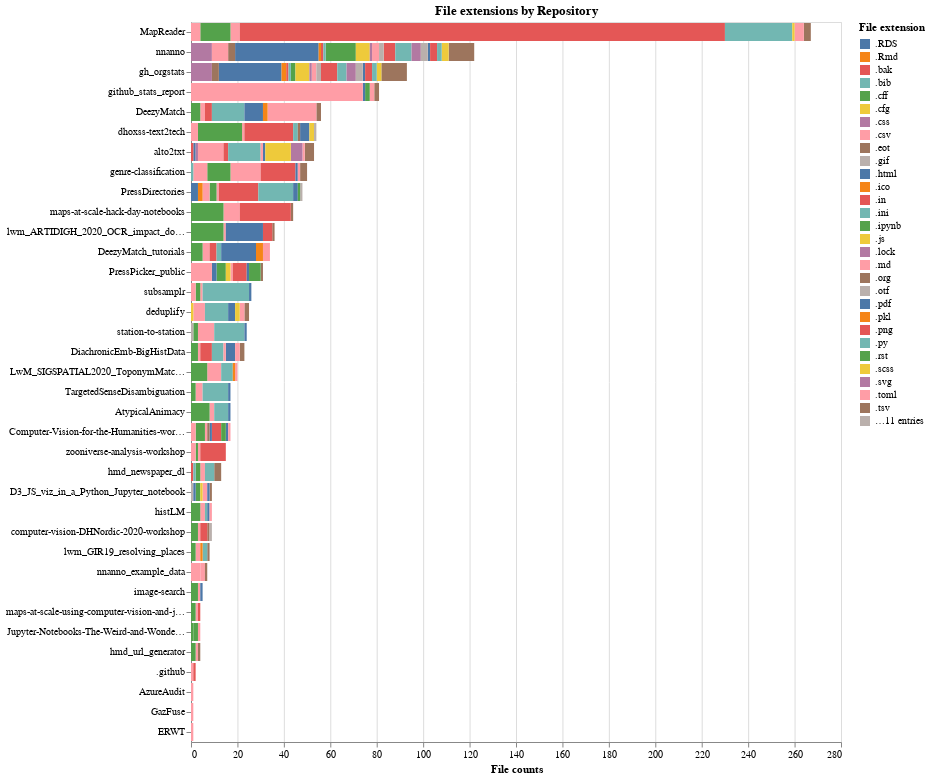

Notebook cell for this chart:
### Markdown cell above
### File extensions by repository

This chart shows the number and type of files for each public Living with Machines repository **note** that this only considers files on the default branch of the repository. We also don't include `.jpg` files or `.json` files since these are often used as for storing data.

### Code cell
df = pd.DataFrame.from_dict(lwm_stats.get_org_file_ext_frequency("public"))
df = df.drop(labels=['.jpg','.json'])
df.reset_index(inplace=True)
data = pd.melt(frame=df, id_vars=["index"], value_name="count")
chart = (
    alt.Chart(data)
    .mark_bar()
    .encode(
        y=alt.Y(
            "variable:N",
            title=None,
            sort=alt.EncodingSortField(field="count", order="descending", op="sum"),
        ),
        x=alt.X("count:Q", title="File counts", axis=alt.Axis(tickRound=False)),
        color=alt.Color("index:N", title="File extension"),
        tooltip=[alt.Tooltip("index:N", title="file extension"), "count:Q"],
    )
    .properties(width=WIDTH, title='File extensions by Repository')
)
chart

### Figure 1 — Vega-Lite specification as saved in the notebook (floating-point values rounded to 4 significant figures; data arrays with more than 128 entries replaced by an {"elided": "..."} marker saying what was removed)
{"config": {"view": {"continuousWidth": 400, "continuousHeight": 300}}, "data": {"name": "data-48d363460102942553e555b278545eae"}, "mark": "bar", "encoding": {"color": {"type": "nominal", "field": "index", "title": "File extension"}, "tooltip": [{"type": "nominal", "field": "index", "title": "file extension"}, {"type": "quantitative", "field": "count"}], "x": {"type": "quantitative", "axis": {"tickRound": false}, "field": "count", "title": "File counts"}, "y": {"type": "nominal", "field": "variable", "sort": {"field": "count", "op": "sum", "order": "descending"}, "title": null}}, "title": "File extensions by Repository", "width": 650, "$schema": "https://vega.github.io/schema/vega-lite/v4.8.1.json", "datasets": {"data-48d363460102942553e555b278545eae": {"elided": "1440 records"}}}
